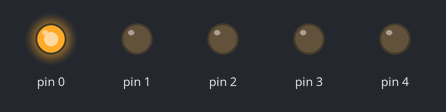
A sketch run on a simulated Arduino Uno, built with avr-gcc and run on an emulated ATmega328P. On the bench: output pins drawn as LEDs (lit = HIGH).

Above: at 0.05 s.
At 0.65 s:
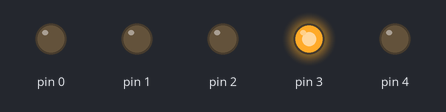
At 1.25 s:
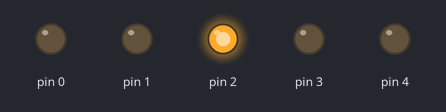
At 1.85 s:
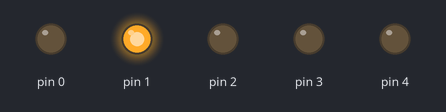
At 2.5 s:
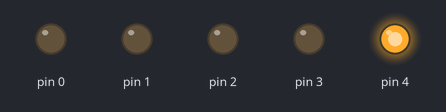
Timing chart, 0 to 3.0 s (numbered marks = the images above):
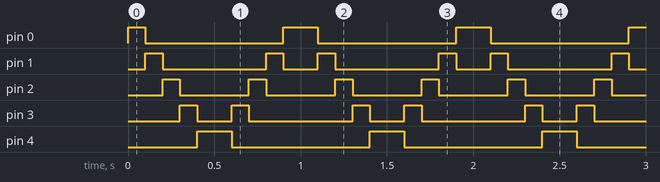

Measured:
- by itself, pin 0: repeats every 1.0 s: LOW 0.80 s, HIGH 0.20 s
- by itself, pin 1: repeats every 1.0 s: LOW 0.60 s, HIGH 0.10 s, LOW 0.20 s, HIGH 0.10 s
- by itself, pin 2: alternates HIGH for 0.10 s and LOW for 0.40 s
- by itself, pin 3: repeats every 1.0 s: LOW 0.20 s, HIGH 0.10 s, LOW 0.60 s, HIGH 0.10 s
- by itself, pin 4: alternates HIGH for 0.20 s and LOW for 0.80 s

The sketch:

didos_de_leds_en_forma_secuencial_que_va_de_ida_y_de_regreso.ino
```cpp
void setup() {

  // put your setup code here, to run once:

for(int x=0; x<=4; x++){
pinMode(x, OUTPUT);

}
}

void loop() {

  // put your main code here, to run repeatedly:

for (int y=0; y<=4; y=y+1){
  digitalWrite(y, HIGH);
  delay(100);
  digitalWrite(y, LOW);
}

for (int y=4; y>=0; y=y-1){
  digitalWrite(y, HIGH);
  delay(100);
  digitalWrite(y, LOW);
}
}
```
